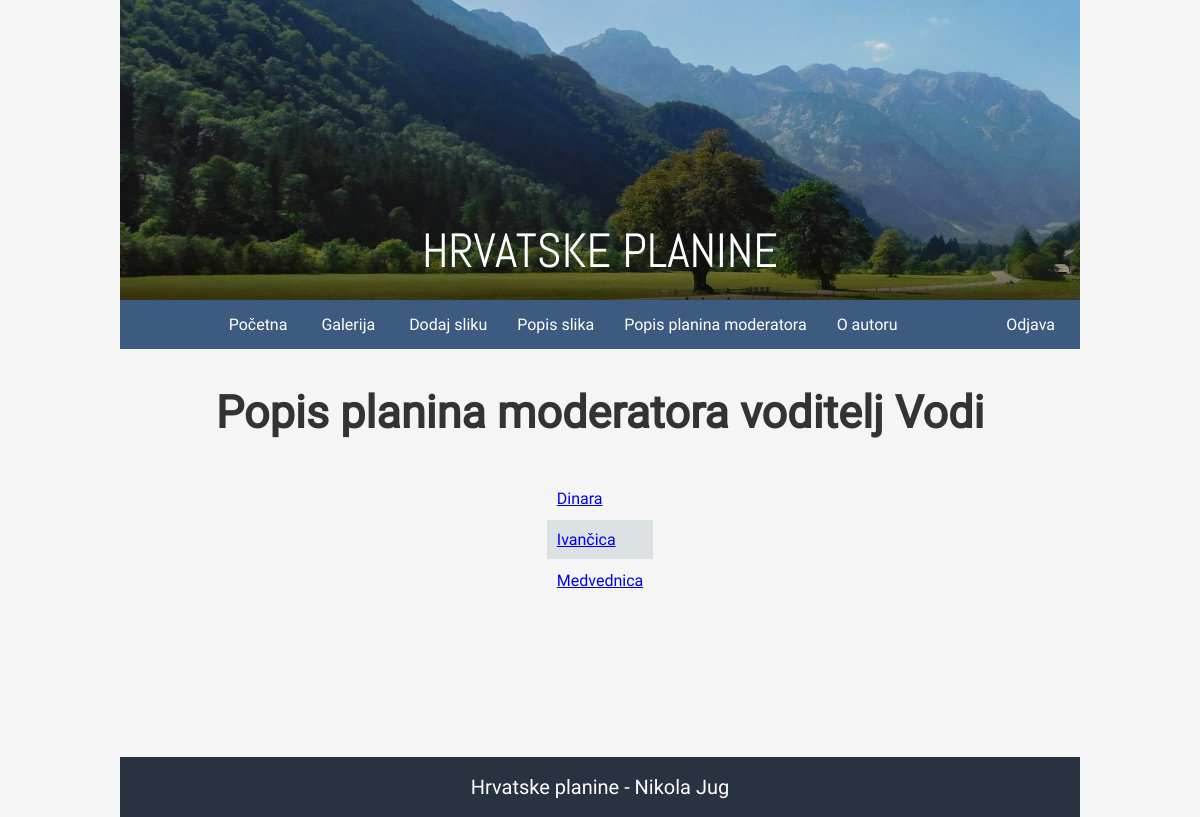
/popis_planina_moderatora.php (signed in), run on the app's committed database.
### tables this page shows
CREATE TABLE IF NOT EXISTS `moderator` (
  `korisnik_id` INT NOT NULL,
  `planina_id` INT NOT NULL,
  PRIMARY KEY (`korisnik_id`, `planina_id`),
  INDEX `fk_korisnik_has_planina_planina1_idx` (`planina_id` ASC) ,
  INDEX `fk_korisnik_has_planina_korisnik1_idx` (`korisnik_id` ASC) ,
  CONSTRAINT `fk_korisnik_has_planina_korisnik1`
    FOREIGN KEY (`korisnik_id`)
    REFERENCES `korisnik` (`korisnik_id`)
    ON DELETE NO ACTION
    ON UPDATE NO ACTION,
  CONSTRAINT `fk_korisnik_has_planina_planina1`
    FOREIGN KEY (`planina_id`)
    REFERENCES `planina` (`planina_id`)
    ON DELETE NO ACTION
    ON UPDATE NO ACTION);

CREATE TABLE IF NOT EXISTS `planina` (
  `planina_id` INT NOT NULL AUTO_INCREMENT,
  `naziv` VARCHAR(100) NOT NULL,
  `opis` TEXT NOT NULL,
  `lokacija` TEXT NULL,
  `geografska_sirina` DOUBLE NULL,
  `geografska_duzina` DOUBLE NULL,
  PRIMARY KEY (`planina_id`));

### public/baza.php (called while the page is built, shortened)
<?php
function izvrsiUpit($veza, $upit){
	$rezultat = mysqli_query($veza,$upit);
	return $rezultat;
}
?>

### public/popis_planina_moderatora.php (the view, shortened to what this page needs)
<?php
include_once("baza.php");
$ime_korisnika = $_SESSION["ime_korisnika"];
$id_moderatora = $_SESSION["id_korisnik"];
?>
<!DOCTYPE html>
<html lang="hr">
    <head>
        <link rel="stylesheet" type="text/css" href="stil.css">
    </head>
    <body>
        <?php
        include_once("navigacija.php");
        ?>
        <section id="main">
            <h1>Popis planina moderatora <?=$ime_korisnika?></h1>
            <?php
            $veza = spojiSeNaBazu();
            $upit = "SELECT moderator.*, planina.naziv FROM moderator INNER JOIN planina ON planina.planina_id = moderator.planina_id WHERE moderator.korisnik_id = '{$id_moderatora}'";
            $rezultat = izvrsiUpit($veza, $upit);
            if ($rezultat->num_rows != 0) {
                    echo "
                    <table id='tablica-planine-moderatora'>
                        <thead>
                        </thead>
                        <tbody>";
                } else {
                    echo "<p class='greska'>Moderator ne moderira niti jednu planinu.</p>";
                }
                while ($red = mysqli_fetch_array($rezultat)){
                    $id_planine = $red['planina_id'];
                    $naziv_planine = $red['naziv'];
                    echo "<tr>\n";
                    echo "<td><a href='popis_slika_korisnika.php?planina={$id_planine}'>{$naziv_planine}</a></td>\n";
                    echo "</tr>\n";
                }
                ?>
                </tbody>
            </table>
        </section>
        <?php include_once("podnozje.php");?>
    </body>
</html>

### public/stil.css (style rules this page uses)
body { width: 60%; min-width: 750px; margin: 0 auto; background-color: #f5f5f5; font-family: 'Roboto', sans-serif; color: #333; }
#main { min-height: calc(100vh - 349px - 180px); }
h1 { text-align: center; font-size: 45px; }
#tablica-planine-moderatora { margin: 0 auto; }
#tablica-planine-moderatora > tbody > tr > td { padding: 10px; }
table { font-size: 16px; }
tbody > tr:nth-child(even) { background-color: #DCE1E3; }
td { padding-left: 5px; }
@media (max-width: 1600px) { body { width: 80%; } }

### data on the page
moderator: planina.naziv "Dinara"
moderator: planina.naziv "Ivančica"
moderator: planina.naziv "Medvednica"

### other printed values
$ime_korisnika "voditelj Vodi"
